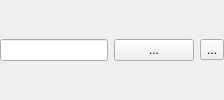
                            <widget class="QFrame" name="mShapeSVGPathFrame">
                             <layout class="QHBoxLayout" name="horizontalLayout_26">
                              <property name="leftMargin">
                               <number>0</number>
                              </property>
                              <property name="topMargin">
                               <number>0</number>
                              </property>
                              <property name="rightMargin">
                               <number>0</number>
                              </property>
                              <property name="bottomMargin">
                               <number>0</number>
                              </property>
                              <item>
                               <widget class="QLineEdit" name="mShapeSVGPathLineEdit">
                                <property name="alignment">
                                 <set>Qt::AlignRight|Qt::AlignTrailing|Qt::AlignVCenter</set>
                                </property>
                               </widget>
                              </item>
                              <item>
                               <widget class="QPushButton" name="mShapeSVGSelectorBtn">
                                <property name="text">
                                 <string>...</string>
                                </property>
                               </widget>
                              </item>
                              <item>
                               <widget class="QgsDataDefinedButton" name="mShapeSVGPathDDBtn">
                                <property name="text">
                                 <string>...</string>
                                </property>
                               </widget>
                              </item>
                             </layout>
                            </widget>
